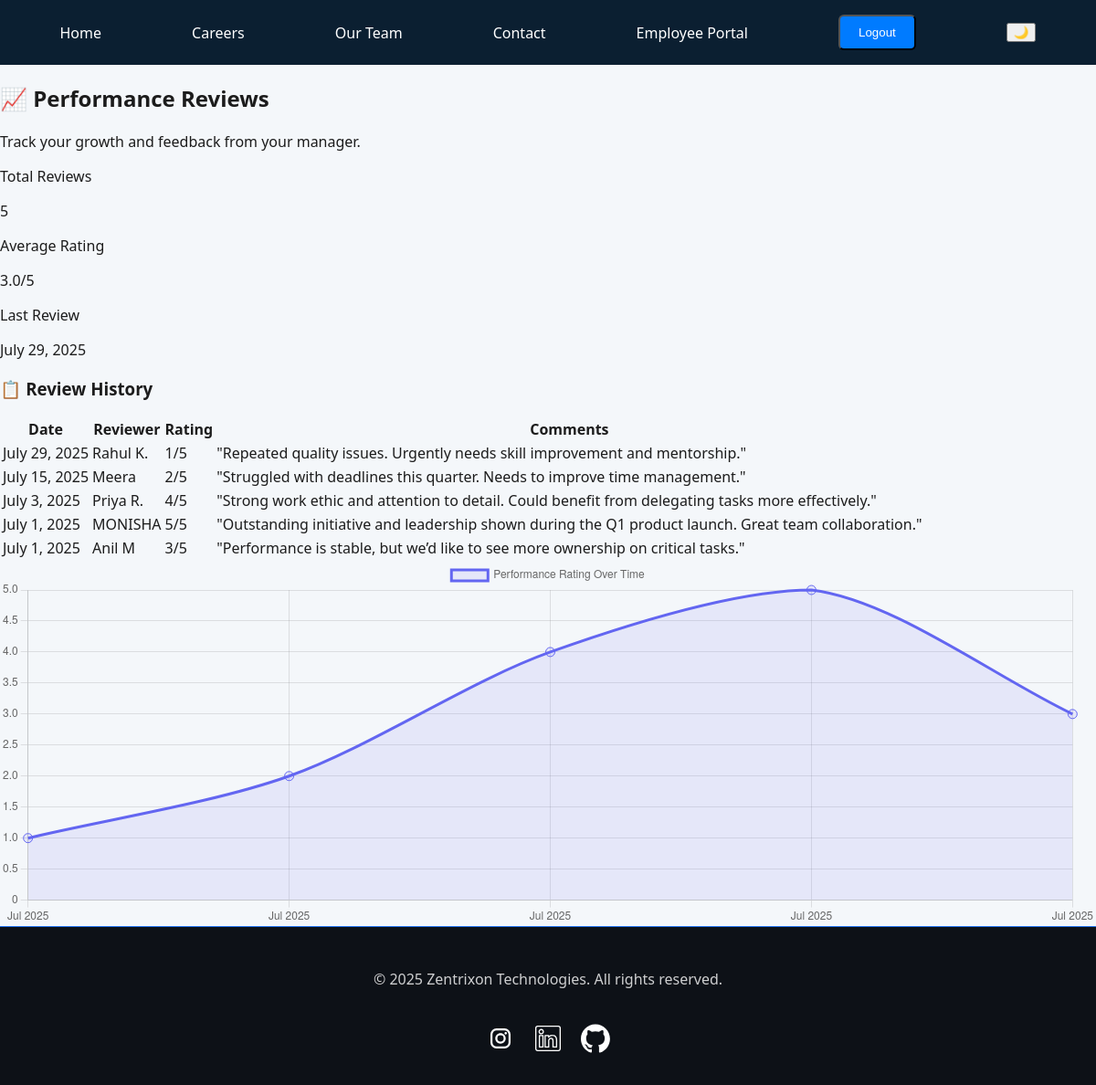
Page /portal/reviews/ (signed in) on the committed database.
### portal/models.py (models this page shows, shortened)
class PerformanceReview(models.Model):
    user = models.ForeignKey(User, on_delete=models.CASCADE)
    date = models.DateField()
    manager = models.CharField(max_length=100)
    rating = models.PositiveIntegerField()  # e.g., out of 5
    comments = models.TextField()

### portal/views.py (the view)
# urls.py: path('reviews/', reviews_detail, name='reviews-detail'),
@login_required
def reviews_detail(request):
    reviews = PerformanceReview.objects.filter(user=request.user).order_by('-date')
    ratings = [review.rating for review in reviews]
    months = [review.date.strftime("%b %Y") for review in reviews]
    total_rating = sum(ratings) / len(ratings) if ratings else 0
    latest_review = reviews.first() if reviews else None
    return render(request, 'portal/reviews_detail.html', {
        'reviews': reviews,
        'ratings': ratings,
        'months': months,
        'total_rating': total_rating,
        'latest_review': latest_review
    })

### portal/templates/portal/reviews_detail.html (shortened to what this page needs)
{% extends 'base.html' %}
{% load static %}
{% block content %}
<section class="min-h-screen bg-gradient-to-br from-indigo-100 via-white to-blue-100 py-16 px-4">
  <div class="max-w-6xl mx-auto space-y-10">
    <div class="text-center">
      <h2 class="text-4xl font-bold text-indigo-700 drop-shadow mb-2">📈 Performance Reviews</h2>
      <p class="text-gray-600 text-lg">Track your growth and feedback from your manager.</p>
    </div>
    <div class="grid grid-cols-1 md:grid-cols-3 gap-6">
      <div class="bg-white rounded-xl shadow-md p-6">
        <p class="text-sm text-gray-500">Total Reviews</p>
        <p class="text-2xl font-bold text-indigo-600">{{ reviews|length }}</p>
      </div>
      <div class="bg-white rounded-xl shadow-md p-6">
  <p class="text-sm text-gray-500">Average Rating</p>
  {% if reviews %}
    <p class="text-2xl font-bold text-yellow-500">
      {{ total_rating|floatformat:1 }}/5
    </p>
  {% else %}
    <p class="text-2xl text-gray-400">No data</p>
  {% endif %}
</div>
      <div class="bg-white rounded-xl shadow-md p-6">
        <p class="text-sm text-gray-500">Last Review</p>
        <p class="text-xl font-semibold text-indigo-600">{{ latest_review.date }}</p>
      </div>
    </div>
    <div class="bg-white rounded-2xl shadow-lg overflow-x-auto p-6 border border-gray-200">
      <h3 class="text-2xl font-bold text-indigo-700 mb-4">📋 Review History</h3>
      <table class="table-auto w-full text-sm">
        <thead class="bg-indigo-100 text-indigo-700">
          <tr>
            <th class="px-4 py-3 text-left">Date</th>
            <th class="px-4 py-3 text-left">Reviewer</th>
            <th class="px-4 py-3 text-left">Rating</th>
            <th class="px-4 py-3 text-left">Comments</th>
          </tr>
        </thead>
        <tbody class="divide-y divide-gray-100">
          {% for review in reviews %}
          <tr class="hover:bg-gray-50">
            <td class="px-4 py-2">{{ review.date }}</td>
            <td class="px-4 py-2">{{ review.manager }}</td>
            <td class="px-4 py-2 font-semibold text-yellow-600">{{ review.rating }}/5</td>
            <td class="px-4 py-2">{{ review.comments }}</td>
          </tr>
          {% empty %}
          <tr>
            <td colspan="4" class="text-center text-gray-400 py-4">No reviews available yet.</td>
          </tr>
          {% endfor %}
        </tbody>
      </table>
    </div>
    <div>
      <canvas id="ratingChart" height="100"></canvas>
    </div>
  </div>
  <script>
    const ctx = document.getElementById('ratingChart').getContext('2d');
    new Chart(ctx, {
      type: 'line',
      data: {
        labels: {{ months|safe }},
        datasets: [{
          label: 'Performance Rating Over Time',
          data: {{ ratings|safe }},
          borderColor: '#6366f1',
          backgroundColor: 'rgba(99, 102, 241, 0.1)',
          fill: true,
          tension: 0.3,
          pointRadius: 5,
          pointHoverRadius: 8,
        }]
      },
      options: {
        scales: {
          y: {
            suggestedMin: 0,
            suggestedMax: 5
          }
        }
      }
    });
  </script>
</section>
{% endblock %}

### static/css/style.css (style rules this page uses)
body { margin: 0; font-family: 'Segoe UI', Tahoma, Geneva, Verdana, sans-serif; background-color: #f4f7fa; color: #1c1c1c; transition: background-color 0.3s, color 0.3s; }
body { display: flex; flex-direction: column; min-height: 100vh; }

### rows in the picture
PerformanceReview: date "July 29, 2025", manager "Rahul K.", rating "1", comments "\"Repeated quality issues. Urgently needs skill improvement and mentorship.\""
PerformanceReview: date "July 15, 2025", manager "Meera", rating "2", comments "\"Struggled with deadlines this quarter. Needs to improve time management.\""
PerformanceReview: date "July 3, 2025", manager "Priya R.", rating "4", comments "\"Strong work ethic and attention to detail. Could benefit from delegating tasks more effectively.\""
PerformanceReview: date "July 1, 2025", manager "MONISHA", rating "5", comments "\"Outstanding initiative and leadership shown during the Q1 product launch. Great team collaboration.\""
PerformanceReview: date "July 1, 2025", manager "Anil M", rating "3", comments "\"Performance is stable, but we’d like to see more ownership on critical tasks.\""

### other values in the picture
{{ reviews|length }} "5"
{{ total_rating|floatformat:1 }} "3.0"
chart data {{ ratings|safe }} [1, 2, 4, 5, 3]
